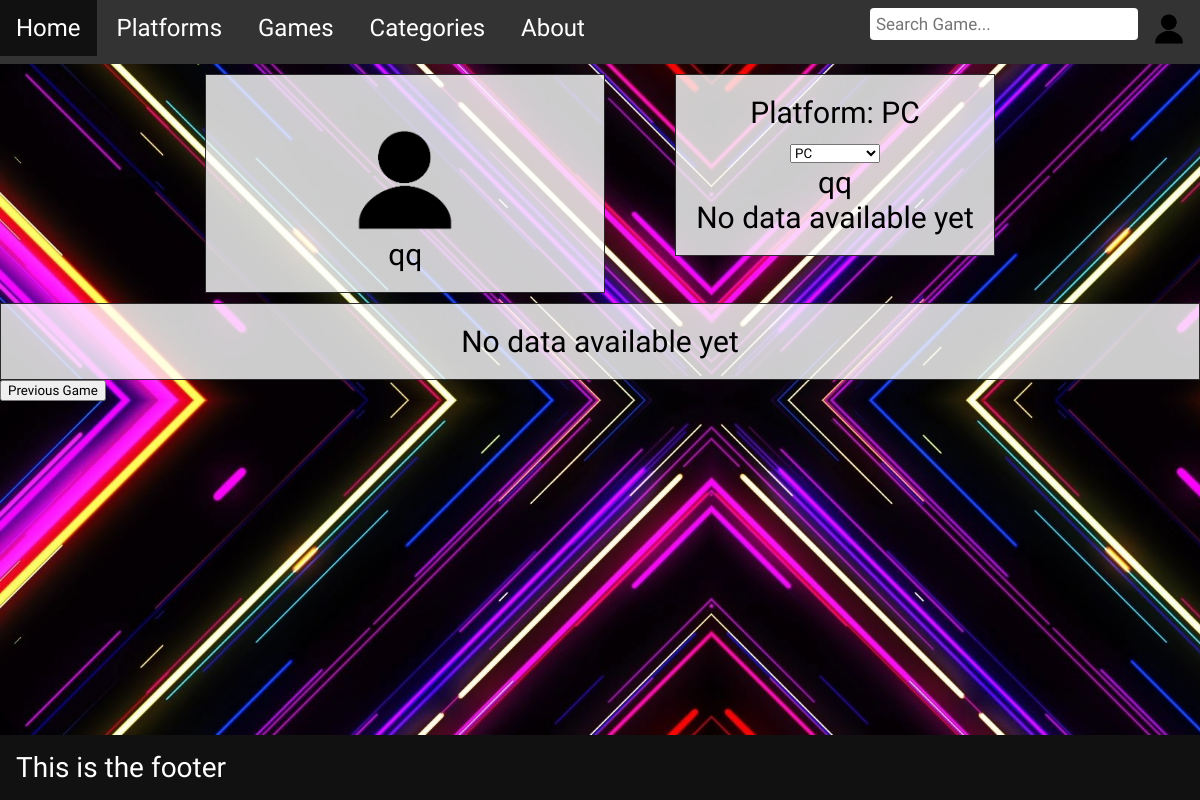
Page /game/46 on the earlier database version.
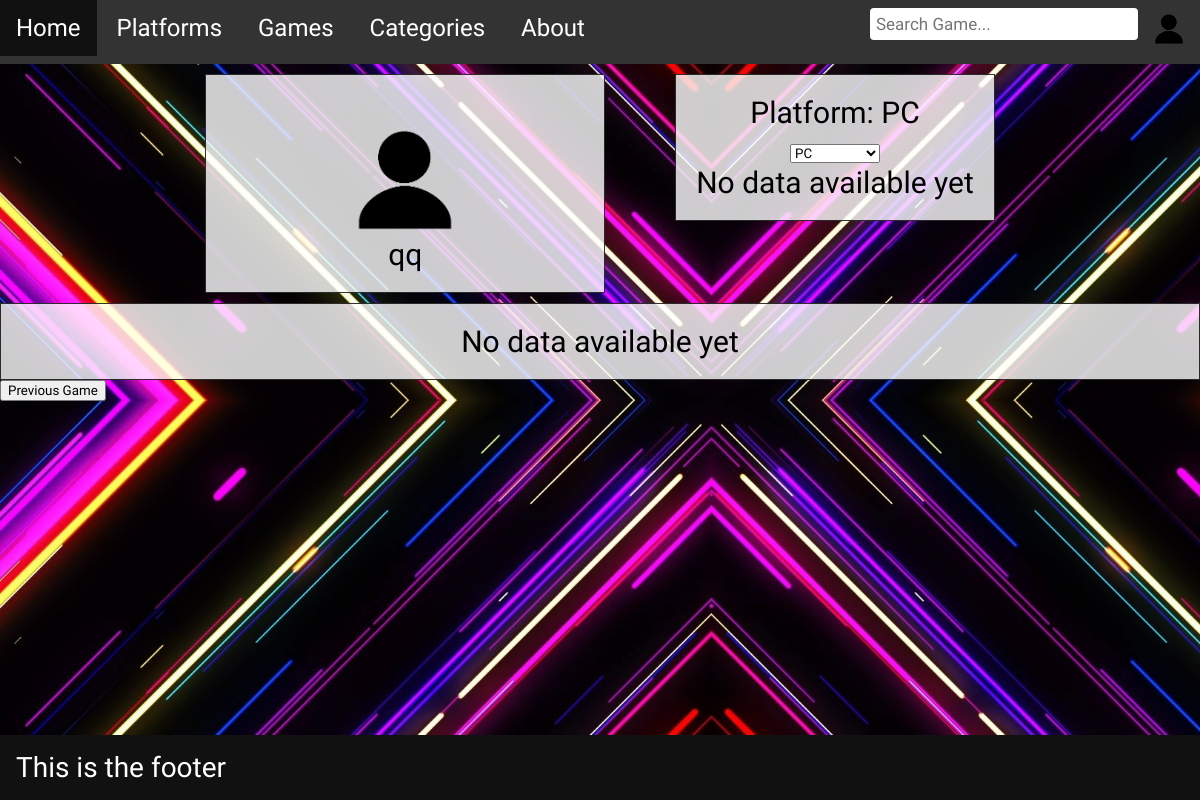
Same page on the later database version.
### app/models.py (models this page shows, shortened)
class Games(db.Model):
    __tablename__ = "Games"
    GameID = db.Column(db.Integer, primary_key=True, autoincrement=True)
    GameName = db.Column(db.String(255), nullable=False)
    GameDescription = db.Column(db.String(255))
    GameDeveloper = db.Column(db.String(255))
    GameImage = db.Column(db.String(255))
    categories = db.relationship("Categories", secondary="GameCategories", back_populates="games")
    platforms = db.relationship("Platforms", secondary="GamePlatforms", back_populates="games")
    system_requirements = db.relationship("SystemRequirements", back_populates="games", cascade="all, delete-orphan")
    game_platform_details = db.relationship("GamePlatformDetails", back_populates="games", cascade="all, delete-orphan")
    reviews = db.relationship("Reviews", back_populates="games", cascade="all, delete-orphan")

### app/routes.py (the view)
@app.route('/game/', defaults={'id': None}, methods=['GET', 'POST'])
@app.route('/game/<int:id>', methods=['GET', 'POST'])
def game(id):
    games = None
    if id is None:
        return redirect("/game/0")
    games = execute_query(models.Games, "SELECT", id=id)
    if id == 0:  # Template all if id is 0 else individual
        return render_template('all_games.html', games=games)
    else:  # Rating is restricted to registered users only
        user_rating = None
        user_id = session.get("AccountID")  # Check if user is logged in
        if user_id:
            user_rating = execute_query(models.Reviews, filters={"UserID": user_id, "GameID": id})
            if user_rating:  # Get rating based on current game and current user
                user_rating = user_rating[0].Rating
        is_admin = 0
        if "AccountID" in session:
            account = execute_query(models.Accounts, operation="SELECT", filters={"AccountID": session["AccountID"]})
            if account:
                account = account[0]
                is_admin = account.AccountIsAdmin
        chosen_platform = request.form.get("platforms", "PC")
        platform_id = {"PC": 1, "PlayStation": 2, "Xbox": 3}
        platform_key = {"PC": ["Minimum", "Recommended"], "PlayStation": ["Normal"], "Xbox": ["Normal"]}
        platform_detail = execute_query(models.GamePlatformDetails,
                                        operation="SELECT",
                                        filters={"GameID": id, "PlatformID": int(platform_id[chosen_platform])})
        system_detail = execute_query(models.SystemRequirements,
                                      operation="SELECT",
                                      filters={"GameID": id, "Type": platform_key[chosen_platform],
                                               "PlatformID": platform_id[chosen_platform]})
        nav_ids = execute_query(models.Games, operation="NAVIGATION", id=id)
        return render_template('individual_games.html', games=games, user_rating=user_rating, is_admin=is_admin,
                               chosen_platform=chosen_platform, platform_detail=platform_detail,
                               system_detail=system_detail, prev_id=nav_ids["prev_id"], next_id=nav_ids["next_id"])

### app/templates/individual_games.html (shortened to what this page needs)
{% extends 'layout.html' %}
{% block content %}
{% if games %}
<div class="individual_grid_container">
    {% for game in games %}
    <head>
    </head>
    <div class="individual_grid_item">
        <br>
        <img src="{{ url_for('static', filename='images/' ~ (game.GameImage or 'icon.png')) }}" height="100px"
            width="100px"><br>
        <p>{{ game.GameName }}</p>
    </div>
    <div class="individual_grid_item">
        <div class="dropdown">
            <form method="POST">
                {% if chosen_platform %}
                <label for="platforms">Platform: {{ chosen_platform }}</label>
                {% endif %}<br>
                <select id="platforms" name="platforms" onchange="this.form.submit()">
                    <option value="PC" {% if chosen_platform=="PC" %}selected{% endif %}>PC</option>
                </select>
            </form>
        </div>
        {{ game.GameDescription }}
        {% if platform_detail %}
        <ul>
            {% for data in platform_detail %}
            {% if chosen_platform %}
            <p>
                Price: ${{ ("%.2f"|format(data.Price)) if data.Price is not none else "N/A" }}<br>
                Release Date: {{ data.ReleaseDate if data.ReleaseDate else "TBA" }}<br>
            </p>
            {% endif %}
            {% endfor %}
        </ul>
        {% else %}
        <p>No data available yet</p>
        {% endif %}
    </div>
    {% endfor %}
</div>
<div class="system_requirement">
    {% if system_detail %}
    {% if chosen_platform %}
    <table>
        <tr>
            <th>System Requirement</th>
            {% if chosen_platform == "PC" %}
            <th>Minimum</th>
            <th>Recommended</th>
            {% else %}
            <th>Normal</th>
            {% endif %}
        </tr>
        {% if system_detail[0].OS != "N/A" %}
        <tr>
            <td>OS</td>
            {% for data in system_detail %}
            <td>{{ data.OS }}</td>
            {% endfor %}
        </tr>
        {% endif %}
        {% if system_detail[0].RAM != "N/A" %}
        <tr>
            <td>RAM</td>
            {% for data in system_detail %}
            <td>{{ data.RAM }}</td>
            {% endfor %}
        </tr>
        {% endif %}
        {% if system_detail[0].CPU != "N/A" %}
        <tr>
            <td>CPU</td>
            {% for data in system_detail %}
            <td>{{ data.CPU }}</td>
            {% endfor %}
        </tr>
        {% endif %}
        {% if system_detail[0].GPU != "N/A" %}
        <tr>
            <td>GPU</td>
            {% for data in system_detail %}
            <td>{{ data.GPU }}</td>
            {% endfor %}
        </tr>
        {% endif %}
        {% if system_detail[0].Storage != "N/A" %}
        <tr>
            <td>Storage</td>
            {% for data in system_detail %}
            <td>{{ data.Storage }}</td>
            {% endfor %}
        </tr>
        {% endif %}
    </table>
    <br>
    {% endif %}
    {% else %}
    <p>No data available yet</p>
    {% endif %}
</div>
{% else %}
<p>No games found.</p>
{% endif %}
<div>
    {% if games %}
    {% for game in games %}
    {% if prev_id %}
    <a href="/game/{{ prev_id }}" style="float: left">
        <button type="submit">
            <p>Previous Game</p>
        </button>
    </a>
    {% else %}
    <a href="/game" style="float: left">
        <button type="submit">
            <p>Back to all games</p>
        </button>
    </a>
    {% endif %}
    {% endfor %}
    {% endif %}
</div>
{% endblock %}

### app/templates/layout.html (shortened to what this page needs)
<!DOCTYPE html>
<html lang="en">
<head>
    <link rel="stylesheet" href="{{ url_for('static', filename='style.css') }}">
</head>
<body style="background-image: url('{{ url_for('static', filename='images/bg.jpg') }}'); background-size: cover;">
    <header>
        <nav>
            <ul>
                <li><a href="/">Home</a></li>
                <li><a href="/platform">Platforms</a></li>
                <li><a href="/game">Games</a></li>
                <li><a href="/category">Categories</a></li>
                <li><a href="/about">About</a></li>
                <li class="align_right">
                    <a href="/dashboard">
                        <img src="{{ url_for('static', filename='images/icon.png') }}" width="30" height="30">
                    </a>
                </li>
                <li class="align_right">
                    <form action="/search" method="GET">
                        <input type="text" name="query" placeholder="Search Game...">
                    </form>
                </li>
            </ul>
        </nav>
    </header>
    <main>
        {% block content %}{% endblock %}
    </main>
    <footer>
        <p>This is the footer</p>
    </footer>
</body>
</html>

### app/static/style.css (style rules this page uses)
* { margin: 0; text-decoration: none; font-family: "Play", sans-serif; font-weight: 400; font-style: normal; }
html, body { height: 100%; display: flex; flex-direction: column; }
body { background-color: lightblue; }
main { flex: 1; }
nav { list-style-type: none; padding: 0; background-color: #333; overflow: hidden; }
ul { list-style-type: none; padding: 0; }
li { display: inline-block; }
li a { display: block; color: white; text-align: center; padding: 14px 16px; text-decoration: none; font-size: 24px; }
.align_right { float: right; }
.align_right input[type=text] { padding: 6px; margin-top: 8px; margin-right: 16px; border: none; font-size: 17px; }
footer { background-color: #111; font-size: 28px; color: white; padding: 1rem; }
input { padding: 12px 40px 12px 20px; margin: 8px 0; display: inline-block; border: 1px solid #ccc; border-radius: 4px; box-sizing: border-box; width: 100%; }
.individual_grid_container { display: grid; gap: 70px; grid-template-columns: 400px auto; padding: 10px; justify-content: center; align-items: start; }
.individual_grid_item { background-color: rgba(255, 255, 255, 0.8); border: 1px solid rgba(0, 0, 0, 0.8); padding: 20px; font-size: 30px; text-align: center; }
.system_requirement { display: flex; justify-content: center; }
.system_requirement table, .system_requirement { display: flex; background-color: rgba(255, 255, 255, 0.8); border: 1px solid rgba(0, 0, 0, 0.8); padding: 20px; font-size: 30px; justify-content: center; }

Differences in the rows shown:
changed Games "qq": GameDescription "qq" → (not shown)
